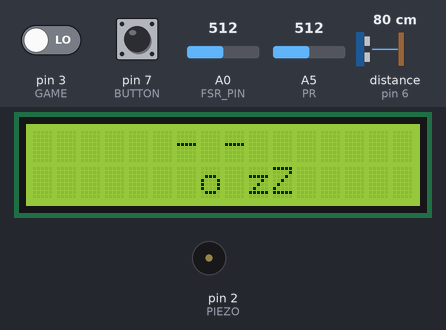
Bench run of a sketch on a simulated Arduino Uno, built with avr-gcc and run on an emulated ATmega328P. Shown: 16×2 character LCD, buzzer (waves = sounding). The test bench sets the inputs (shaded band); at power-on: A5 (PR) = 512, pin 3 (GAME) LOW, pin 7 (BUTTON) LOW, A0 (FSR_PIN) = 512, distance to the obstacle (sensor on pin 6) 80 cm. The echo pulse lasts 58.3 µs per cm; random numbers use the default seed unless the sketch sets one.

Above: at 1.2 s.
1.3 s: A5 (PR) set to 913
At 2.8 s:
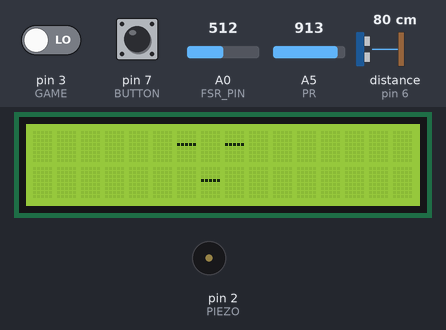
4.0 s: A5 (PR) set to 944
At 5.9 s:
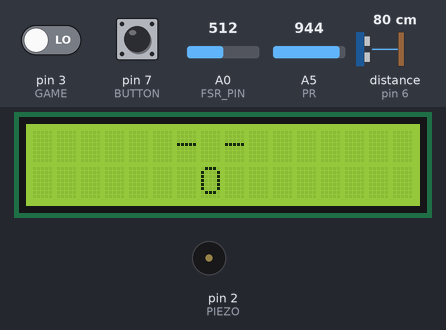
8.6 s: A5 (PR) set to 922
At 11.1 s:
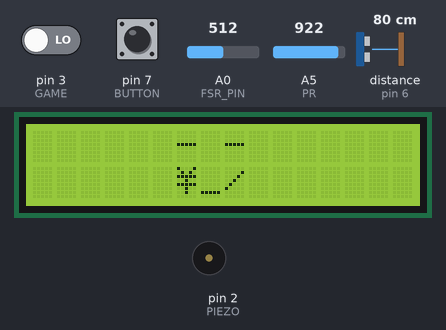
Timing chart, 0 to 12.6 s (numbered marks = the images above; inputs shaded):
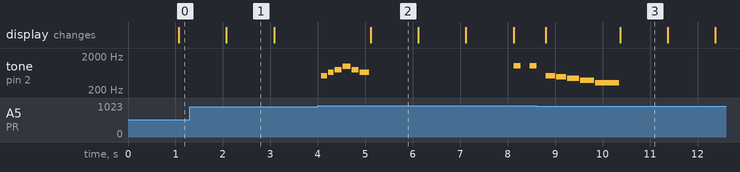

The sketch:

26.ino
```cpp
#include <LiquidCrystal.h>

// Pin defs
const int BUTTON = 7;   // Tickle button
const int GAME = 3;     // Minigame button
const int PR = A5;      // Photoresistor
const int PIEZO = 2;    // Buzzer
const int FSR_PIN = A0; // Force Sensor

// Distance sensor pins
const int TRIG_PIN = 5;
const int ECHO_PIN = 6;

// LCD Pins
const int RS = 8;
const int E = 9;
const int DB4 = 10;
const int DB5 = 11;
const int DB6 = 12;
const int DB7 = 13;

int prValue;
int buttonState;
int lastButtonState = LOW;
int gameState;
int buttonCount = 0;

// Timing vars
unsigned long lastSensorCheck = 0;
const int sensorInterval = 150; // Check sensors every 150 ms

// Melodies
int laughNotes[] = {
  440, 523, 587, 659, 587, 523
};
int laughDurations[] = {
  100, 100, 100, 100, 100, 200
};
int laughLength = 6;

int annoyedNotes[] = {
  600, 520, 450, 400
};
int annoyedDurations[] = {
  180, 200, 230, 320
};
int annoyedLength = 4;

int sleepNotes[] = {
  523, 494, 440, 392, 330
};
int sleepDurations[] = {
  200, 220, 250, 300, 500
};
int sleepLength = 5;

int singNotes[] = {
  659, 784, 523, 587
};
int singDurations[] = {
  150, 150, 150, 300
};
int singLength = 4;

int sleepSingNotes[] = {
  440, 494, 523, 494, 440, 392, 440, 392
};
int sleepSingDurations[] = {
  180, 180, 220, 180, 180, 200, 180, 220
};
int sleepSingLength = 8;

int awakeNotes[] = {
  523, 659, 784, 988, 784, 659
};
int awakeDurations[] = {
  120, 120, 150, 170, 150, 200
};
int awakeLength = 6;

int startGameNotes[] = {
  659, 784, 988, 1319
};
int startGameDurations[] = {
  120, 120, 150, 200
};
int startGameLength = 4;

// Game vars
int obsPos;
bool jumping;
unsigned long jumpTimer = 0;
unsigned long jumpDuration = 500;
int score;

LiquidCrystal lcd(RS, E, DB4, DB5, DB6, DB7);

void setup() {
  Serial.begin(9600);

  pinMode(BUTTON, INPUT);
  pinMode(GAME, INPUT);
  pinMode(PR, INPUT);
  pinMode(FSR_PIN, INPUT);
  pinMode(PIEZO, OUTPUT);

  pinMode(TRIG_PIN, OUTPUT);
  pinMode(ECHO_PIN, INPUT);

  lcd.begin(16, 2);
}

void loop() {
  prValue = analogRead(PR);

  if (prValue < 932) {
    while (prValue < 932) {
      sleep();
    }
  } else {
    // Waking up animation
    playMelody(awakeNotes, awakeDurations, awakeLength);
    lcd.setCursor(6, 0);
    lcd.print("- -       ");
    lcd.setCursor(7, 1);
    lcd.print("O         ");
    delay(1000);

    lcd.setCursor(6, 0);
    lcd.print("^ ^       ");
    lcd.setCursor(7, 1);
    lcd.print("-         ");
    delay(1000);

    resetFace();
    delay(1000);

    // Main awake loop
    while (prValue >= 932) {
      awake();
    }

    // Faling asleep animation
    playMelody(sleepNotes, sleepDurations, sleepLength);
    lcd.setCursor(6, 0);
    lcd.print("- -       ");
    lcd.setCursor(6, 1);
    lcd.print("\\_/       ");
    delay(1000);

    lcd.setCursor(6, 0);
    lcd.print("- -       ");
    lcd.setCursor(6, 1);
    lcd.print(" O        ");
    delay(1000);

    lcd.setCursor(6, 0);
    lcd.print("- -       ");
    lcd.setCursor(6, 1);
    lcd.print(" o        ");
    delay(1000);
  }
}

void awake() {
  buttonState = digitalRead(BUTTON);

  // Tickle button logic
  if (buttonState == HIGH && lastButtonState == LOW) {
    buttonCount++;

    if (buttonCount <= 3) {
      lcd.setCursor(6, 0);
      lcd.print("> < HAHA! ");
      lcd.setCursor(6, 1);
      lcd.print("\\_/       ");
      playMelody(laughNotes, laughDurations, laughLength);
      resetFace();
    } else {
      lcd.setCursor(6, 0);
      lcd.print("> < STOP! ");
      lcd.setCursor(6, 1);
      lcd.print(" ^        ");
      playMelody(annoyedNotes, annoyedDurations, annoyedLength);
      delay(500);
      resetFace();
    }
  }

  lastButtonState = buttonState;

  // Sensor checking loop (distance & force)
  if (millis() - lastSensorCheck > sensorInterval) {
    lastSensorCheck = millis();

    int forceValue = analogRead(FSR_PIN);
    long distance = getDistance();

    // Force sensor priority
    if (forceValue > 600) {
      // Hard squeeze / squish
      lcd.setCursor(6, 0);
      lcd.print("X X  Owie!");
      lcd.setCursor(6, 1);
      lcd.print(" o        ");
      tone(PIEZO, 150, 200); // Low groan tone
      delay(300);
      resetFace();
    }
    else if (forceValue > 100) {
      // Gentle pet / soft touch
      lcd.setCursor(6, 0);
      lcd.print("<3 <3  Aw!");
      lcd.setCursor(6, 1);
      lcd.print("  u        ");
      tone(PIEZO, 1046, 150); // Happy chirp
      delay(300);
      resetFace();
    }
    // Distance sensor
    else if (distance > 0 && distance < 60) {
      // Too close, invading personal space
      lcd.setCursor(6, 0);
      lcd.print("O O  Whoa!");
      lcd.setCursor(6, 1);
      lcd.print(" o        ");
      tone(PIEZO, 988, 100);
    }
    else if (distance >= 60 && distance < 80) {
      // Noticing user getting close
      lcd.setCursor(6, 0);
      lcd.print("o o  Hmm? ");
      lcd.setCursor(6, 1);
      lcd.print(" -        ");
    }
    else {
      // Default happy state
      resetFace();
    }
  }

  // Minigame button
  gameState = digitalRead(GAME);
  if (gameState == HIGH) {
    runGame();
  }

  // Random singing
  int chance = random(1, 100);
  if (chance == 10) {
    lcd.setCursor(6, 0);
    lcd.print("^ ^       ");
    lcd.setCursor(6, 1);
    lcd.print(" O   LA LA");
    playMelody(singNotes, singDurations, singLength);
    resetFace();
  }

  prValue = analogRead(PR);
  delay(30);
}

// Helper function - read distance (cm)
long getDistance() {
  digitalWrite(TRIG_PIN, LOW);
  delayMicroseconds(2);
  digitalWrite(TRIG_PIN, HIGH);
  delayMicroseconds(10);
  digitalWrite(TRIG_PIN, LOW);

  long duration = pulseIn(ECHO_PIN, HIGH, 25000);
  if (duration == 0) return 100;
  return duration * 0.034 / 2;
}

// Helper function - cleanly reset face & wipe all trailing chars
void resetFace() {
  lcd.setCursor(6, 0);
  lcd.print("^ ^       ");
  lcd.setCursor(6, 1);
  lcd.print("\\_/       ");
}

void sleep() {
  lcd.setCursor(6, 0);
  lcd.print("- -       ");
  lcd.setCursor(0, 1);
  lcd.print("                ");
  lcd.setCursor(7, 1);
  lcd.print("-    ");
  delay(1000);

  lcd.setCursor(6, 0);
  lcd.print("- -       ");
  lcd.setCursor(7, 1);
  lcd.print("o zZ ");

  int chance = random(1, 50);
  if (chance == 10) {
    playMelody(sleepSingNotes, sleepSingDurations, sleepSingLength);
  }

  delay(1000);
  prValue = analogRead(PR);
}

void playMelody(int notes[], int durations[], int length) {
  for (int i = 0; i < length; i++) {
    tone(PIEZO, notes[i], durations[i]);
    delay(durations[i] + 20);
  }
  noTone(PIEZO);
}

void runGame() {
  lcd.clear();

  obsPos = 15;
  jumping = false;
  score = 0;

  delay(500);
  playMelody(startGameNotes, startGameDurations, startGameLength);

  while (true) {
    lcd.clear();

    if (digitalRead(GAME) == HIGH && !jumping) {
      jumping = true;
      jumpTimer = millis();
    }

    if (jumping && millis() - jumpTimer > jumpDuration) {
      jumping = false;
    }

    if (jumping) {
      lcd.setCursor(2, 0);
      lcd.print("O");
    } else {
      lcd.setCursor(2, 1);
      lcd.print("O");
    }

    if (obsPos >= 0) {
      lcd.setCursor(obsPos, 1);
      lcd.print("/\\");
    }

    if (!jumping && obsPos == 2) {
      lcd.clear();
      lcd.setCursor(4, 0);
      lcd.print("GAME OVER");
      lcd.setCursor(4, 1);
      lcd.print("Score: ");
      lcd.print(score);
      playMelody(sleepNotes, sleepDurations, sleepLength);
      delay(2500);

      lcd.clear();
      resetFace();
      return;
    }

    obsPos--;

    if (obsPos < -1) {
      obsPos = 15;
      score++;
    }

    delay(120);
  }
}
```

Measured:
- the behaviour switches between 931 and 932 on A5 (PR) (found by bisection; images 1 and 2)
- after the input at 4.0 s, tone on pin 2 (PIEZO): plays 523 Hz for 0.12 s, 659 Hz for 0.12 s, 784 Hz for 0.15 s, 988 Hz for 0.17 s, 784 Hz for 0.15 s, 659 Hz for 0.20 s … (8 notes in this stretch), starting after 0.08 s
- what the display in image 1 shows lasts 1.0 s, from 2.1 s to 3.1 s
